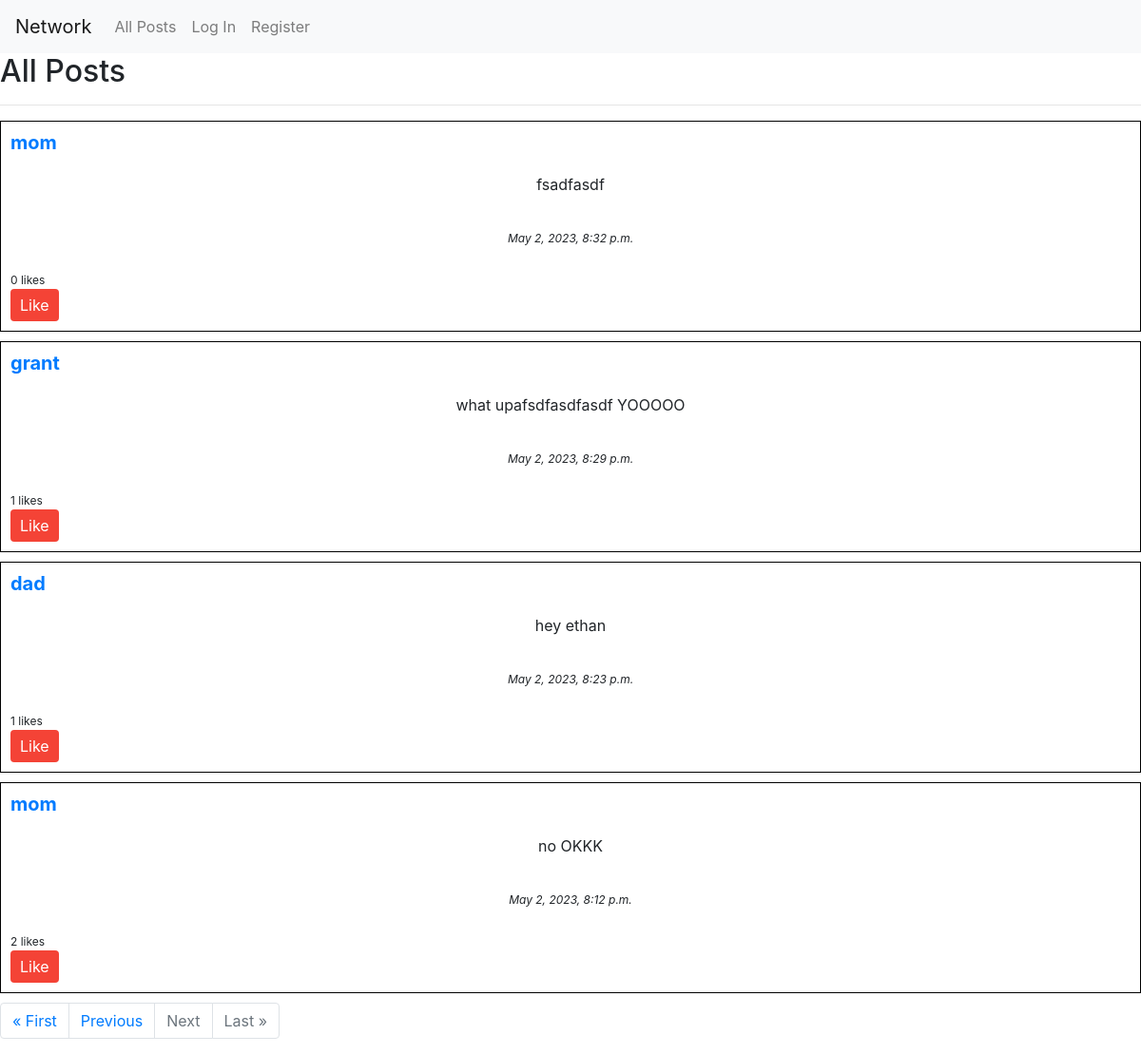
Screenshot of /?page=2 with the database file from the repository.
### network/models.py (models this page shows, shortened)
class Post(models.Model):
    user = models.ForeignKey(User, on_delete=models.CASCADE)
    content = models.TextField()
    timestamp = models.DateTimeField(auto_now_add=True)
    likes = models.ManyToManyField(
        User, related_name='liked_posts', blank=True)

class User(AbstractUser):
    def save(self, *args, **kwargs):
        if not self.pk:
            super(User, self).save(*args, **kwargs)
            profile = Profile(user=self)  # Create a new Profile object
            profile.save()  # Save the Profile object
        else:
            super(User, self).save(*args, **kwargs)  # Save the user object

### network/views.py (the view)
# urls.py: path("", views.index, name="index"),
def index(request):
    if request.method == 'POST':
        form = NewPostForm(request.POST)
        if form.is_valid():
            post = form.save(commit=False)
            post.user = request.user
            post.save()
            return HttpResponseRedirect(reverse('index'))
    else:
        form = NewPostForm()
    posts = Post.objects.all().order_by('-timestamp')
    paginator = Paginator(posts, 10)
    page = request.GET.get('page')
    posts = paginator.get_page(page)
    return render(request, 'network/index.html', {'form': form, 'posts': posts})

### network/templates/network/index.html (shortened to what this page needs)
{% extends "network/layout.html" %} {% block body %}
<h2>All Posts</h2>
<hr />
 {% for post in posts %} {% include 'network/post.html' %} {% endfor %}
<nav aria-label="Page navigation">
  <ul class="pagination">
    {% if posts.has_previous %}
    <li class="page-item">
      <a class="page-link" href="?page=1">&laquo; First</a>
    </li>
    <li class="page-item">
      <a class="page-link" href="?page={{ posts.previous_page_number }}">Previous</a>
    </li>
    {% endif %} {% if posts.has_next %}
    <li class="page-item">
      <a class="page-link" href="?page={{ posts.next_page_number }}">Next</a>
    </li>
    <li class="page-item">
      <a class="page-link" href="?page={{ posts.paginator.num_pages }}">Last &raquo;</a>
    </li>
    {% else %}
    <li class="page-item disabled">
      <a class="page-link" href="#">Next</a>
    </li>
    <li class="page-item disabled">
      <a class="page-link" href="#">Last &raquo;</a>
    </li>
    {% endif %}
  </ul>
</nav>
{% endblock %}

### network/templates/network/post.html (shortened to what this page needs)
<div class="post" data-post-id="{{ post.id }}">
  <h3><a href="{% url 'profile' post.user.username %}">{{ post.user.username }}</a></h3>
  <p id="post-content">{{ post.content }}</p>
  <p class="post-date">{{ post.timestamp|date:"F j, Y, P" }}</p>
  <div class="post-likes"><span class="like-count">{{ post.likes.count }}</span> likes</div>
  <button class="btn btn-primary like-btn" data-post-id="{{ post.id }}">Like</button>
</div>

### network/static/network/styles.css (style rules this page uses)
.post p { text-align: center; padding: 10px; }
.post { border: 1px solid black; padding: 10px; margin-bottom: 10px; }
.post h3 { font-size: 20px; font-weight: bold; margin-bottom: 10px; }
.post .post-date { font-style: italic; font-size: 12px; margin-top: 5px; }
.like-btn { background-color: #f44336; color: white; border: none; padding: 5px 10px; margin-right: 5px; cursor: pointer; }
.post-likes { font-size: 12px; margin-top: 5px; }

### rows the page displays
Post: user.username "mom", content "fsadfasdf", timestamp "May 2, 2023, 8:32 p.m.", likes.count "0"
Post: user.username "grant", content "what upafsdfasdfasdf YOOOOO", timestamp "May 2, 2023, 8:29 p.m.", likes.count "1"
Post: user.username "dad", content "hey ethan", timestamp "May 2, 2023, 8:23 p.m.", likes.count "1"
Post: user.username "mom", content "no OKKK", timestamp "May 2, 2023, 8:12 p.m.", likes.count "2"
